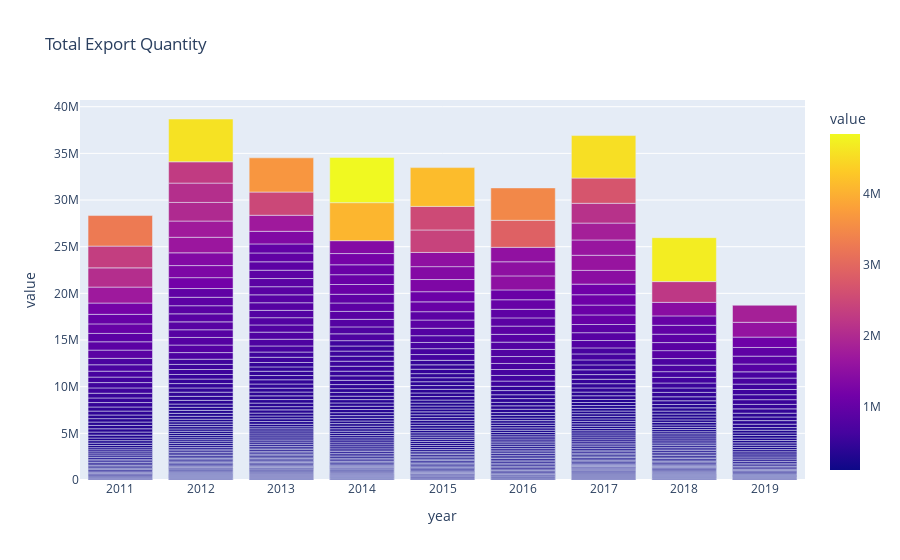

This figure's notebook cell:
### Code cell
fig = px.bar(map_test6, x="year", y="value",barmode='group',hover_data=['par_countries','item', 'value', 'element'], color="value", title='Total Export Quantity')

fig["layout"].pop("updatemenus")
fig.show()

### Figure 1 — Plotly figure (JSON) as saved in the notebook; plotly's stock layout.template omitted (floating-point values rounded to 4 significant figures; data arrays with more than 128 entries replaced by an {"elided": "..."} marker saying what was removed)
{"data": [{"alignmentgroup": "True", "customdata": {"elided": "583x3 str values"}, "hovertemplate": "year=%{x}<br>value=%{marker.color}<br>par_countries=%{customdata[0]}<br>item=%{customdata[1]}<br>element=%{customdata[2]}<extra></extra>", "legendgroup": "", "marker": {"color": {"elided": "583 int values"}, "coloraxis": "coloraxis", "pattern": {"shape": ""}}, "name": "", "offsetgroup": "", "orientation": "v", "showlegend": false, "textposition": "auto", "type": "bar", "x": {"elided": "583 int values"}, "xaxis": "x", "y": {"elided": "583 int values"}, "yaxis": "y"}], "layout": {"barmode": "group", "coloraxis": {"colorbar": {"title": {"text": "value"}}, "colorscale": [[0, "#0d0887"], [0.1111, "#46039f"], [0.2222, "#7201a8"], [0.3333, "#9c179e"], [0.4444, "#bd3786"], [0.5556, "#d8576b"], [0.6667, "#ed7953"], [0.7778, "#fb9f3a"], [0.8889, "#fdca26"], [1, "#f0f921"]]}, "legend": {"tracegroupgap": 0}, "title": {"text": "Total Export Quantity"}, "xaxis": {"anchor": "y", "domain": [0, 1], "title": {"text": "year"}}, "yaxis": {"anchor": "x", "domain": [0, 1], "title": {"text": "value"}}}}
